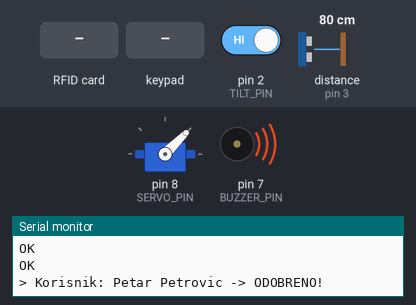
The sketch below on a simulated Arduino Uno, built with avr-gcc and run on an emulated ATmega328P. Parts: servo, buzzer (waves = sounding), the last lines printed to the serial monitor. Inputs (shaded band) come from the test bench; at power-on: pin 2 (TILT_PIN) HIGH, distance to the obstacle (sensor on pin 3) 80 cm. The echo pulse lasts 58.3 µs per cm; the modem accepts every AT command (registered, SIM ready, sends succeed) and sends nothing else.

Above: at 19.2 s.
19.3 s: RFID card 52 C0 B2 1B held to the reader
At 22.6 s:
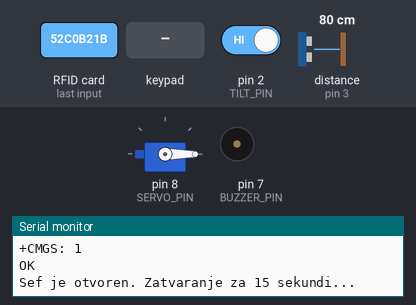
22.8 s: keypad keys 1 2 3 4 pressed 0.4 s apart
At 24.12 s:
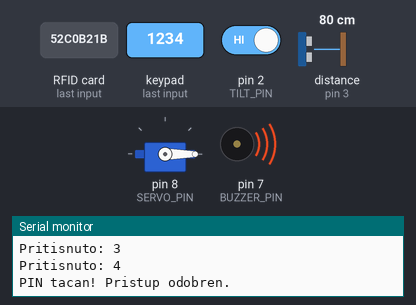
27.8 s: RFID card 64 5C E1 22 held to the reader
At 28.6 s:
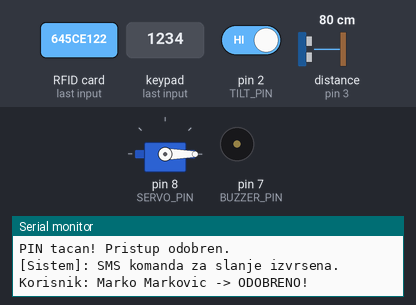
29.3 s: RFID card 5E 7A 19 C4 held to the reader
At 30.0 s:
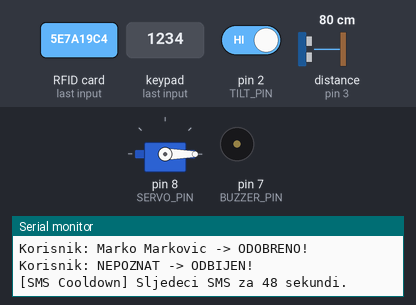
Timing chart, 0 to 32.3 s (numbered marks = the images above; inputs shaded):
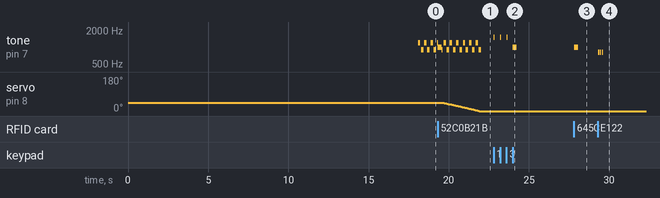

The sketch:

IOT_PROJECT.ino
```cpp
#include <SPI.h>
#include <MFRC522.h>
#include <Keypad.h>
#include <Servo.h>
#include <SoftwareSerial.h>

// ========================================================
//              PAMETNI SEF — KONFIGURACIJA PINOVA
// ========================================================

// --- GSM A9 Modul (RX=D6, TX=D5) ---
SoftwareSerial A9Serial(6, 5);
const String TARGET_PHONE = "+38268160144";

// --- RFID Čitač (SPI: MOSI=11, MISO=12, SCK=13) ---
#define RST_PIN  9
#define SS_PIN   10
MFRC522 rfid(SS_PIN, RST_PIN);

byte UID_Petar[4] = {0x52, 0xC0, 0xB2, 0x1B};
byte UID_Marko[4] = {0x64, 0x5C, 0xE1, 0x22};

// --- Tastatura 3x3 ---
const byte REDOVI = 3;
const byte KOLONE = 3;
char tasteri[REDOVI][KOLONE] = {
  {'9','8','7'},
  {'6','5','4'},
  {'3','2','1'}
};
byte pinoviRedova[REDOVI] = {A1, A2, A3};
byte pinoviKolona[KOLONE] = {A4, A5, A0};
Keypad tastatura = Keypad(makeKeymap(tasteri), pinoviRedova, pinoviKolona, REDOVI, KOLONE);

String tacanPIN = "1234";
String uneseniPIN = "";

// --- Servo Motor (brava) ---
Servo mojServo;
#define SERVO_PIN    8
const int POZ_ZAKLJUCANO  = 45;   // Pozicija kada je sef zaključan
const int POZ_OTKLJUCANO  = 0;    // Pozicija kada je sef otključan
const int SERVO_KORAK_MS  = 45;   // Pauza između svakog stepena (ms)

// --- Buzzer ---
#define BUZZER_PIN 7

// --- Senzori ---
#define TILT_PIN  2
#define TRIG_PIN  4
#define ECHO_PIN  3

// ========================================================
//     STANJA I TAJMERI — SVE RADI BEZ BLOKIRANJA (delay)
// ========================================================

// ── Stanje sefa ──
bool sefOtkljucan = false;

// ── Servo state machine ──
//   IDLE → OTVARA → OTVOREN (15s) → ZATVARA → IDLE
enum ServoStanje { SERVO_IDLE, SERVO_OTVARA, SERVO_OTVOREN, SERVO_ZATVARA };
ServoStanje servoStanje = SERVO_IDLE;
int servoPozicija;
unsigned long servoTimer = 0;
const long VRIJEME_OTVORENO = 15000;  // Sef ostaje otvoren 15 sekundi

// ── Alarm (zujalica) ──
bool alarmAktivan = false;
unsigned long alarmPocetak = 0;
const long TRAJANJE_ALARMA = 4000;  // Zujalica zvuči 4 sekunde

// ── SMS cooldown (spriječava spam) ──
unsigned long vrijemePoslednjegSMS = 0;
const long SMS_COOLDOWN = 60000;  // Min 60 sekundi između SMS poruka

// ── SMS state machine (non-blocking slanje) ──
//   IDLE → CMGF → CMGS → PORUKA → CTRL_Z → (čeka 5s) → IDLE
enum SmsStanje { SMS_IDLE, SMS_CMGF, SMS_CMGS, SMS_PORUKA, SMS_CTRL_Z };
SmsStanje smsStanje = SMS_IDLE;
unsigned long smsTimer = 0;
String smsPoruka = "";
String smsBroj = "";

// ── Tilt debounce ──
unsigned long poslednji_tilt = 0;
const long TILT_COOLDOWN = 1000;  // Max jednom u sekundi

// ── Ultrazvučni tajmer ──
unsigned long prethodnoMjerenje = 0;
const long INTERVAL_MJERENJA = 2000;  // Mjeri svake 2 sekunde

// ========================================================
//                        SETUP
// ========================================================

void setup() {
  Serial.begin(115200);
  while (!Serial) { ; }

  // ── KORAK 1: Čekaj da se A9 GSM modul hardverski podigne ──
  Serial.println("Cekam 15 sekundi da se GSM A9 modul podigne...");
  delay(15000);

  // ── KORAK 2: Pokreni GSM komunikaciju ──
  // A9 defaultno radi na 115200, ali SoftwareSerial je nestabilan na toj brzini.
  // Prvo se spojimo na 115200 da kažemo modulu da pređe na 9600.
  A9Serial.begin(115200);
  delay(500);
  A9Serial.println("AT+IPR=9600");  // Komanda A9 modulu: prebaci na 9600 baud
  delay(1000);
  A9Serial.end();

  // Ponovo se spojimo na 9600 — stabilna brzina za SoftwareSerial
  A9Serial.begin(9600);
  delay(1000);
  A9Serial.println("AT");  // Test komunikacije
  delay(500);
  Serial.println("--- GSM A9 Modul pokrenut (9600 baud) ---");

  // ── KORAK 3: Inicijalizacija RFID čitača ──
  SPI.begin();
  rfid.PCD_Init();
  rfid.PCD_SetAntennaGain(rfid.RxGain_max);

  // ── KORAK 4: Servo motor — postavi na zaključano ──
  mojServo.attach(SERVO_PIN);
  mojServo.write(POZ_ZAKLJUCANO);

  // ── KORAK 5: Konfiguracija ostalih pinova ──
  pinMode(BUZZER_PIN, OUTPUT);
  pinMode(TILT_PIN, INPUT_PULLUP);
  pinMode(TRIG_PIN, OUTPUT);
  pinMode(ECHO_PIN, INPUT);

  // Resetuj SMS cooldown da prvi SMS može biti poslat odmah
  vrijemePoslednjegSMS = millis() - SMS_COOLDOWN;

  Serial.println("--- SIGURNOSNI SEF SPREMAN ---");
  Serial.println("Prislonite RFID karticu ili ukucajte PIN:");
}

// ========================================================
//                   GLAVNA PETLJA
//   Nijedna funkcija ovdje ne koristi delay().
//   Sve se provjerava svaki ciklus i reaguje instant.
// ========================================================

void loop() {
  // GSM passthrough (za ručne AT komande preko Serial Monitora)
  if (A9Serial.available()) { Serial.write(A9Serial.read()); }
  if (Serial.available())   { A9Serial.write(Serial.read()); }

  // Pokreni sve non-blocking podsisteme
  upravljajServom();
  upravljajAlarmom();
  upravljajSMS();

  // --- ZAŠTITA 1: Tilt senzor (sa debounce-om) ---
  // Reaguje samo dok je sef zaključan i max jednom u sekundi
  if (!sefOtkljucan && digitalRead(TILT_PIN) == LOW) {
    if (millis() - poslednji_tilt >= TILT_COOLDOWN) {
      poslednji_tilt = millis();
      Serial.println("\n[ALARM] Detektovano pomjeranje sefa!");
      pokreniAlarm("ALARM: Detektovano pomjeranje ili nagib sefa!");
    }
  }

  // --- ZAŠTITA 2: Ultrazvučni senzor (samo dok je sef zaključan) ---
  if (!sefOtkljucan && (millis() - prethodnoMjerenje >= INTERVAL_MJERENJA)) {
    prethodnoMjerenje = millis();
    long distanca = izmjeriDistancu();
    if (distanca > 0 && (distanca > 21 || distanca < 16)) {
      Serial.print("\n[ALARM] Narusavanje distance! Distanca: ");
      Serial.print(distanca);
      Serial.println(" cm");
      pokreniAlarm("ALARM: Detektovan pokret ili nasilno otvaranje sefa!");
    }
  }

  // --- RFID čitač ---
  if (rfid.PICC_IsNewCardPresent() && rfid.PICC_ReadCardSerial()) {
    if (uporediUID(rfid.uid.uidByte, UID_Petar)) {
      Serial.println("Korisnik: Petar Petrovic -> ODOBRENO!");
      zvukUspjeh();
      pokreniOtvaranje();
    }
    else if (uporediUID(rfid.uid.uidByte, UID_Marko)) {
      Serial.println("Korisnik: Marko Markovic -> ODOBRENO!");
      zvukUspjeh();
      pokreniOtvaranje();
    }
    else {
      Serial.println("Korisnik: NEPOZNAT -> ODBIJEN!");
      zvukGreska();
      zakaziSMS("ALARM: Pokusaj otkljucavanja nepoznatom RFID karticom!", TARGET_PHONE);
    }
    rfid.PICC_HaltA();
    rfid.PCD_StopCrypto1();
  }

  // --- Tastatura ---
  char taster = tastatura.getKey();
  if (taster) {
    Serial.print("Pritisnuto: ");
    Serial.println(taster);
    tone(BUZZER_PIN, 1500, 30);
    uneseniPIN += taster;

    if (uneseniPIN.length() == 4) {
      if (uneseniPIN == tacanPIN) {
        Serial.println("PIN tacan! Pristup odobren.");
        zvukUspjeh();
        pokreniOtvaranje();
      } else {
        Serial.println("Pogresan PIN! Pristup odbijen.");
        zvukGreska();
        uneseniPIN = "";
        zakaziSMS("ALARM: Pokusan unos pogresnog PIN koda na sefu!", TARGET_PHONE);
      }
    }
  }
}

// ========================================================
//         SERVO — NON-BLOCKING STATE MACHINE
//   Pomjera servo po 1 stepen svaki SERVO_KORAK_MS
//   bez blokiranja loop() petlje.
// ========================================================

// Pozovi ovo da počne otvaranje sefa
void pokreniOtvaranje() {
  if (servoStanje != SERVO_IDLE) return;  // Već u procesu
  servoStanje = SERVO_OTVARA;
  servoPozicija = POZ_ZAKLJUCANO;
  servoTimer = millis();
  sefOtkljucan = true;
  Serial.println("Otvaram bravu...");
}

// Poziva se svaki loop() — upravljanje servo stanjima
void upravljajServom() {
  if (servoStanje == SERVO_IDLE) return;

  unsigned long sad = millis();

  switch (servoStanje) {

    case SERVO_OTVARA:
      // Pomjeri 1 stepen nadole svaki SERVO_KORAK_MS
      if (sad - servoTimer >= SERVO_KORAK_MS) {
        servoTimer = sad;
        servoPozicija--;
        mojServo.write(servoPozicija);
        if (servoPozicija <= POZ_OTKLJUCANO) {
          servoStanje = SERVO_OTVOREN;
          servoTimer = sad;
          Serial.println("Sef je otvoren. Zatvaranje za 15 sekundi...");
        }
      }
      break;

    case SERVO_OTVOREN:
      // Čekaj 15 sekundi pa počni zatvaranje
      if (sad - servoTimer >= VRIJEME_OTVORENO) {
        servoStanje = SERVO_ZATVARA;
        servoTimer = sad;
        Serial.println("Zakljucavam bravu...");
      }
      break;

    case SERVO_ZATVARA:
      // Pomjeri 1 stepen nagore svaki SERVO_KORAK_MS
      if (sad - servoTimer >= SERVO_KORAK_MS) {
        servoTimer = sad;
        servoPozicija++;
        mojServo.write(servoPozicija);
        if (servoPozicija >= POZ_ZAKLJUCANO) {
          servoStanje = SERVO_IDLE;
          sefOtkljucan = false;
          uneseniPIN = "";
          Serial.println("\nSef je ponovo zakljucan. Cekam unos...");
        }
      }
      break;

    default: break;
  }
}

// ========================================================
//       ALARM (ZUJALICA) — NON-BLOCKING
//  Naizmjenični tonovi 1200Hz/900Hz bez delay-a.
// ========================================================

void pokreniAlarm(String poruka) {
  alarmAktivan = true;
  alarmPocetak = millis();
  zakaziSMS(poruka, TARGET_PHONE);  // SMS sa cooldown provjerom
}

void upravljajAlarmom() {
  if (!alarmAktivan) return;

  unsigned long proteklo = millis() - alarmPocetak;

  if (proteklo >= TRAJANJE_ALARMA) {
    noTone(BUZZER_PIN);
    alarmAktivan = false;
    return;
  }

  // Naizmjenični tonovi: 150ms ton → 50ms pauza → 150ms ton → 50ms pauza
  unsigned long faza = proteklo % 400;
  if      (faza < 150) tone(BUZZER_PIN, 1200);
  else if (faza < 200) noTone(BUZZER_PIN);
  else if (faza < 350) tone(BUZZER_PIN, 900);
  else                 noTone(BUZZER_PIN);
}

// ========================================================
//         SMS — NON-BLOCKING STATE MACHINE
//  Šalje AT komande u koracima koristeći millis() tajmere.
//  Loop() se ne blokira tokom slanja SMS-a.
// ========================================================

// Pozovi ovo da zakazes slanje SMS-a
void zakaziSMS(String poruka, String broj) {
  // Provjeri cooldown — ne šalji ako nije prošlo 60 sekundi
  if (millis() - vrijemePoslednjegSMS < SMS_COOLDOWN) {
    long preostalo = (SMS_COOLDOWN - (millis() - vrijemePoslednjegSMS)) / 1000;
    Serial.print("[SMS Cooldown] Sljedeci SMS za ");
    Serial.print(preostalo);
    Serial.println(" sekundi.");
    return;
  }

  // Ne šalji ako se već šalje drugi SMS
  if (smsStanje != SMS_IDLE) {
    Serial.println("[SMS] Vec se salje SMS, preskacemo.");
    return;
  }

  vrijemePoslednjegSMS = millis();
  smsPoruka = poruka;
  smsBroj = broj;
  smsStanje = SMS_CMGF;
  smsTimer = millis();

  A9Serial.println("AT+CMGF=1");
  Serial.println("[SMS] Pocinjem slanje...");
}

// Poziva se svaki loop() — korak po korak šalje SMS
void upravljajSMS() {
  if (smsStanje == SMS_IDLE) return;

  unsigned long sad = millis();

  switch (smsStanje) {

    case SMS_CMGF:  // Čeka 1s nakon AT+CMGF=1
      if (sad - smsTimer >= 1000) {
        A9Serial.print("AT+CMGS=\"");
        A9Serial.print(smsBroj);
        A9Serial.println("\"");
        smsStanje = SMS_CMGS;
        smsTimer = sad;
      }
      break;

    case SMS_CMGS:  // Čeka 1s nakon AT+CMGS
      if (sad - smsTimer >= 1000) {
        A9Serial.print(smsPoruka);
        smsStanje = SMS_PORUKA;
        smsTimer = sad;
      }
      break;

    case SMS_PORUKA:  // Čeka 500ms nakon teksta poruke
      if (sad - smsTimer >= 500) {
        A9Serial.write(26);  // Ctrl+Z — signal za slanje
        smsStanje = SMS_CTRL_Z;
        smsTimer = sad;
      }
      break;

    case SMS_CTRL_Z:  // Čeka 5s da GSM modul pošalje SMS
      if (sad - smsTimer >= 5000) {
        Serial.println("\n[Sistem]: SMS komanda za slanje izvrsena.");
        smsStanje = SMS_IDLE;
        smsPoruka = "";
        smsBroj = "";
      }
      break;

    default:
      smsStanje = SMS_IDLE;
      break;
  }
}

// ========================================================
//              POMOĆNE FUNKCIJE
// ========================================================

// Ultrazvučni senzor — mjeri distancu u cm
long izmjeriDistancu() {
  digitalWrite(TRIG_PIN, LOW);
  delayMicroseconds(2);
  digitalWrite(TRIG_PIN, HIGH);
  delayMicroseconds(10);
  digitalWrite(TRIG_PIN, LOW);
  long trajanje = pulseIn(ECHO_PIN, HIGH, 10000);
  return trajanje * 0.034 / 2;
}

// Poredi dva 4-bajtna RFID UID-a
bool uporediUID(byte *procitani, byte *korisnicki) {
  for (byte i = 0; i < 4; i++) {
    if (procitani[i] != korisnicki[i]) return false;
  }
  return true;
}

// Kratki zvuk za uspješan pristup (250ms — jedini mali delay)
void zvukUspjeh() {
  tone(BUZZER_PIN, 1000, 250);
  delay(250);
}

// Kratki zvuk za grešku (360ms ukupno)
void zvukGreska() {
  for (int i = 0; i < 3; i++) {
    tone(BUZZER_PIN, 800, 80);
    delay(120);
  }
}
```

Measured:
- after the input at 19.3 s, servo on pin 8 (SERVO_PIN): moves from 45° to 0° over 2.3 s, starting after 0.31 s
- after the input at 22.8 s, tone on pin 7 (BUZZER_PIN): plays 1500 Hz for 0.03 s, 1500 Hz for 0.03 s, 1500 Hz for 0.03 s, 1000 Hz for 0.25 s, starting at once
- after the input at 27.8 s, tone on pin 7 (BUZZER_PIN): silent → 1000 Hz at once, → silent 0.25 s later
- after the input at 29.3 s, tone on pin 7 (BUZZER_PIN): alternates 800 Hz for 0.08 s and silent for 0.04 s, 6 changes in all, then stays silent, starting at once
- by itself, tone on pin 7 (BUZZER_PIN): plays 1000 Hz for 0.25 s, 900 Hz for 0.08 s, 1200 Hz for 0.15 s, 900 Hz for 0.13 s, 1200 Hz for 0.16 s, 900 Hz for 0.15 s … (14 notes in this stretch)
